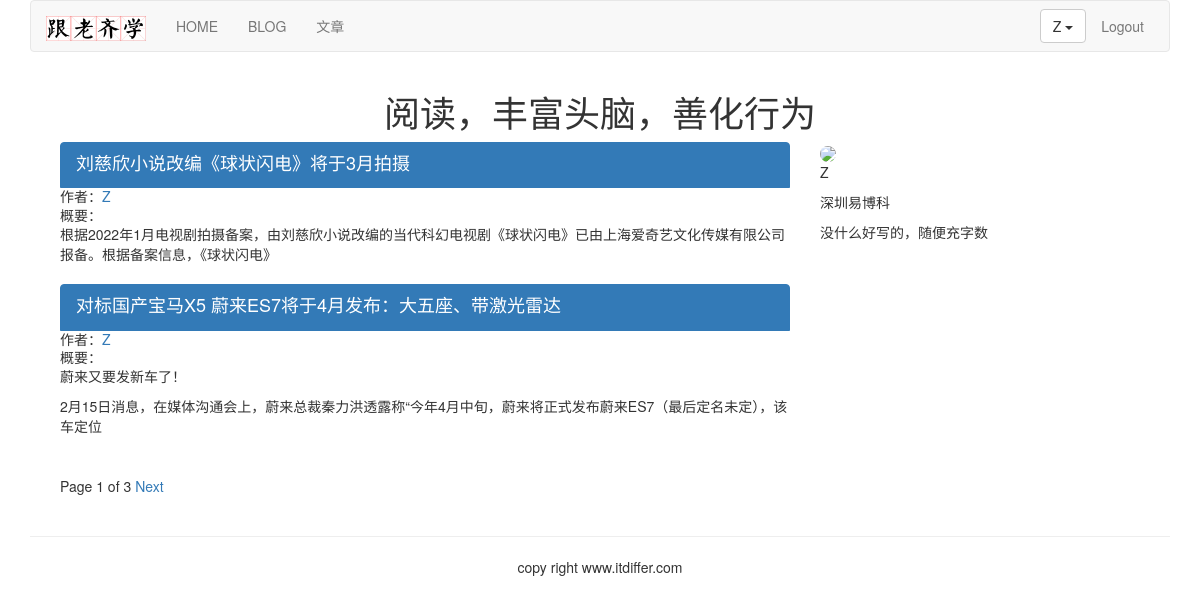
The page /article/list-article-titles/Z/ on the database its author committed.
### article/models.py (models this page shows, shortened)
class ArticlePost(models.Model):
    author = models.ForeignKey(User, on_delete=models.CASCADE, related_name='article')
    title = models.CharField(max_length=200)
    slug = models.SlugField(max_length=500)
    column = models.ForeignKey(ArticleColumn, on_delete=models.CASCADE, related_name='article_column')
    body = models.TextField()
    created = models.DateTimeField(default=timezone.now)
    updated = models.DateTimeField(auto_now=True)
    users_like = models.ManyToManyField(User, related_name="articles_like", blank=True)
    class Meta:
        ordering = ("-updated",)
        index_together = (('id', 'slug'),)
    def get_url_path(self):
        return reverse("article:article_content", args=[self.id, self.slug])

### account/models.py (models this page shows, shortened)
class UserInfo(models.Model):  # 针对UserInfo数据模型类
    user = models.OneToOneField(User, on_delete=models.CASCADE, unique=True)
    school = models.CharField(max_length=100, blank=True)
    company = models.CharField(max_length=100, blank=True)
    profession = models.CharField(max_length=100, blank=True)
    address = models.CharField(max_length=100, blank=True)
    aboutme = models.TextField(blank=True)
    photo = models.ImageField(blank=True)

### article/list_views.py (the view)
# urls.py: path('list-article-titles/', list_views.article_titles, name='article_titles'),
def article_titles(request, username=None):
    if username:
        user = User.objects.get(username=username)
        articles_title = ArticlePost.objects.filter(author=user)
        try:
            userinfo = user.userinfo
        except:
            userinfo = None
    else:
        articles_title = ArticlePost.objects.all()
    paginator = Paginator(articles_title, 2)
    page = request.GET.get('page')
    try:
        current_page = paginator.page(page)
        articles = current_page.object_list
    except PageNotAnInteger:
        current_page = paginator.page(1)
        articles = current_page.object_list
    except EmptyPage:
        current_page = paginator.page(paginator.num_pages)
        articles = current_page.object_list
    if username:
        return render(request, 'article/list/author_articles.html', {'articles': articles, 'page':current_page,
                                                                     'userinfo': userinfo, 'user': user})
    return render(request, "article/list/article_titles.html", {"articles": articles, "page": current_page})

### templates/article/list/author_articles.html (shortened to what this page needs)
{% extends "base.html" %}
{% load static %}
{% block content %}
<div class="row text-center vertical-middle-sm">
    <h1>阅读，丰富头脑，善化行为</h1>
</div>
<div class="container">
<div class="col-md-8">
    {% for article in articles %}
    <div class="list-group">
        <a href="{{article.get_url_path}}" class="list-group-item active"><h4 class="list-group-item-heading">{{article.title}}</h4></a>
      	<p class="list-group-item-text">作者：<a href="{% url 'article:author_articles' article.author.username %}">{{article.author.username}}</a></p>
       	<p class="list-group-item-text">概要：{{article.body|slice:'70'|linebreaks}}</p>
    </div>
    {% endfor %}
{% include "paginator.html" %}
</div>
<div class="col-md-4">
<div>
    {% if userinfo.photo %}
    <img src="{{ userinfo.photo | striptags }}" class="img-circle" id="my_photo" name="user_face">
    {% else %}
    <img name="user_face" src="{% static 'images/newton.jpg' %}" class="img-circle" id="my_photo">
    {% endif %}
</div>
<div>
    <p>{{ user.username }}</p>
    {% if userinfo %}
    <p>{{ userinfo.company }}
    <p>{{ userinfo.aboutme }}</p>
{% else %}
<p>这个作者太懒了，什么也没有留下。</p>
{% endif %}
</div>
</div>
</div>
{% endblock %}

### templates/header.html (shortened to what this page needs)
{% load static %}
<div class="container">
  <nav class="navbar navbar-default" role="navigation">
    <div class="navbar-header">
      <a class="navbar-brand" href="{% url 'home' %}">
        <img src="{% static '/images/logo.png' %}" width="100px">
      </a>
    </div>
    <div>
      <ul class="nav navbar-nav" role="navigation">
        <li><a href="{% url 'home' %}">HOME</a></li>
        <li><a href="{% url 'blog:blog_title' %}">BLOG</a></li>
        <li><a href="{% url 'article:article_titles' %}">文章</a></li>
      </ul>
      <ul class="nav navbar-nav navbar-right" style="margin-right:10px">
        {% if user.is_authenticated %}
        <li class="dropdown" style="margin-top:8px">
          <button class="btn btn-default dropdown-toggle" type="button" id="dropdownMenu" data-toggle="dropdown">
            {{ user.username }}
            <span class="caret"></span>
          </button>
        </li>
        <li><a href="{% url 'account:user_logout' %}">Logout</a></li>
        {% else %}
        <li><a href="{% url 'account:user_login' %}">LOGIN</a></li>
        <li><a href="{% url 'account:user_register' %}">Sign up</a></li>
        {% endif %}
      </ul>
    </div>
  </nav>
</div>

### rows shown on the page
ArticlePost: title "刘慈欣小说改编《球状闪电》将于3月拍摄", author.username "Z", body "根据2022年1月电视剧拍摄备案，由刘慈欣小说改编的当代科幻电视剧《球状闪电》已由上海爱奇艺文化传媒有限公司报备。根据备案信息，《球状闪电》"
ArticlePost: title "对标国产宝马X5 蔚来ES7将于4月发布：大五座、带激光雷达", author.username "Z", body "蔚来又要发新车了！ 2月15日消息，在媒体沟通会上，蔚来总裁秦力洪透露称“今年4月中旬，蔚来将正式发布蔚来ES7（最后定名未定），该车定位"
UserInfo: company "深圳易博科", aboutme "没什么好写的，随便充字数"

### other values the page prints
{{ user.username }} "Z"
{{ page.number }} "1"
{{ page.paginator.num_pages }} "3"
